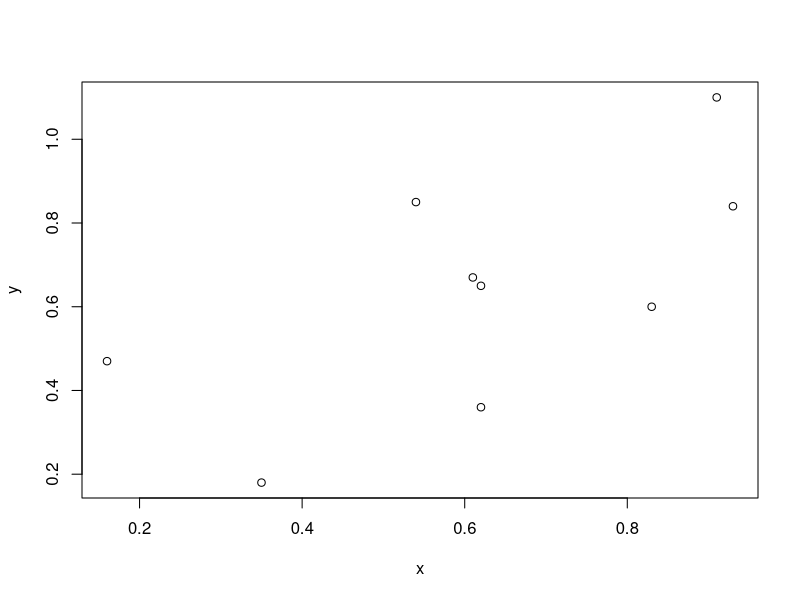
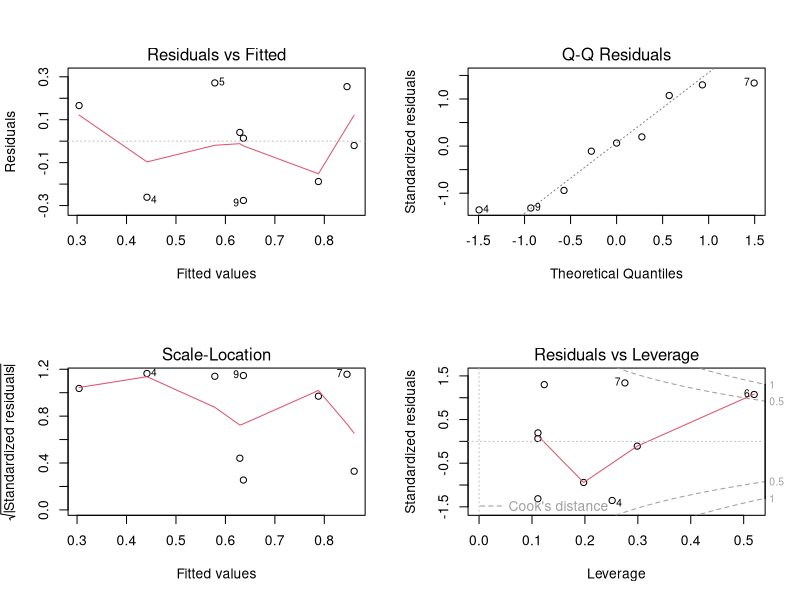

Generate these figures, in order, with R:
## Regression Models Course 7

## Quiz 2

## Q1 ###

## https://www.zoology.ubc.ca/~schluter/R/fit-model/

x <- c(0.61, 0.93, 0.83, 0.35, 0.54, 0.16, 0.91, 0.62, 0.62)
y <- c(0.67, 0.84, 0.6, 0.18, 0.85, 0.47, 1.1, 0.65, 0.36)

plot(x,y)

fit <-lm(y ~ x)

## this plots the residuals vs fittted, Normal Q-Q, Scale-Location, Residuals vs Leverage
par(mfrow=c(2,2))      
plot(fit)
summary(fit)

#### test NULL hypothesis mean = 0 - get pvalue
summary(lm(y ~ x))
  
## Q2 ###
summary(fit)$sigma
  
## Q3 ###
summary(mtcars)
y <-mtcars$mpg 
x <-mtcars$wt
mpg.lm <- lm( y ~ x)

avgwt <- mean(x)

newdata = data.frame(wt=avgwt)
newdata <- data.frame(c(x,avgwt))

#interval type as "confidence", and use the default 0.95 confidence level.
predict(mpg.lm, newdata, interval="confidence") 

## Q4 ###
#[, 6]	 wt	 Weight (1000 lbs)
?mtcars 